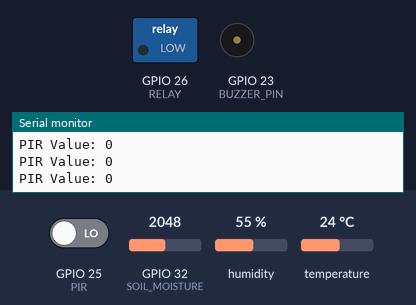
Simulated run of this program. Board: ESP32. On the bench: switched loads named in the program (green lamp = pin HIGH), buzzer (waves = sounding, pin HIGH), the last lines printed to the serial monitor. Inputs (shaded band) come from the test bench; at power-on: GPIO 32 (SOIL_MOISTURE) = 2048, GPIO 25 (PIR) LOW, humidity 55 %, temperature 24 °C. WiFi joins after 1.5 s; servers stay silent unless stated.

Above: at 6.0 s.
6.1 s: GPIO 32 (SOIL_MOISTURE) set to 2134
At 6.7 s:
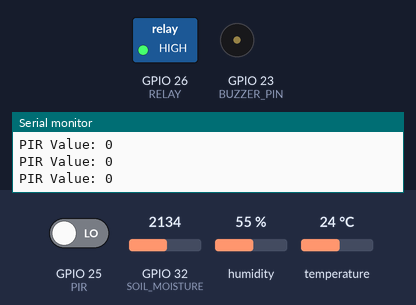
7.6 s: GPIO 25 (PIR) driven HIGH
At 8.1 s:
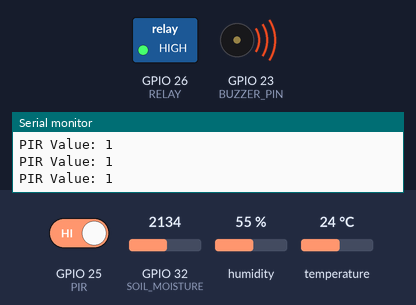
9.1 s: GPIO 32 (SOIL_MOISTURE) set to 2047
At 10.1 s:
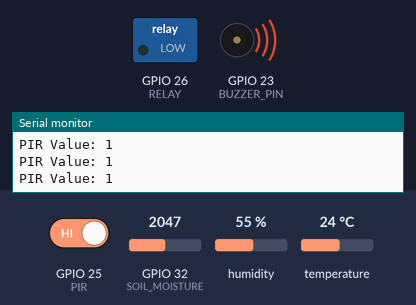
10.6 s: GPIO 32 (SOIL_MOISTURE) set to 2866
At 11.1 s:
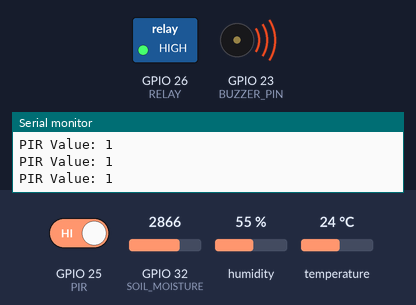
12.1 s: GPIO 32 (SOIL_MOISTURE) set to 10
At 12.6 s:
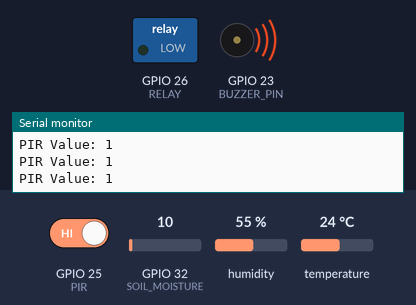
Timing chart, 0 to 14.6 s (numbered marks = the images above; inputs shaded):
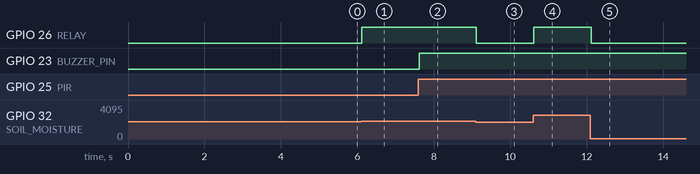

Measured:
- the behaviour switches between 2088 and 2089 on GPIO 32 (SOIL_MOISTURE) (found by bisection; images 0 and 1)
- after the input at 6.1 s, GPIO 26 (RELAY): LOW → HIGH at once
- after the input at 7.6 s, GPIO 23 (BUZZER_PIN): LOW → HIGH at once
- after the input at 9.1 s, GPIO 26 (RELAY): HIGH → LOW at once
- after the input at 10.6 s, GPIO 26 (RELAY): LOW → HIGH at once
- after the input at 12.1 s, GPIO 26 (RELAY): HIGH → LOW at once

The program:

main.cpp
```cpp
#define BLYNK_TEMPLATE_ID "TMPL3reDBelVx"
#define BLYNK_TEMPLATE_NAME "Smart Agriculture System Using IoT"
#define BLYNK_AUTH_TOKEN "YLh2dO1hKEhl-MX94eGwhT9LyTGF_56j"

/* Comment this out to disable prints and save space */
#define BLYNK_PRINT Serial

#include <Arduino.h>
#include <Adafruit_Sensor.h>
#include <DHT.h>
#include <BlynkSimpleEsp32.h>
#include <WiFi.h>
#include <WiFiClient.h>

BlynkTimer timer;

// Define sensor pins
#define DHT_PIN 4        // D32 on ESP32
#define SOIL_MOISTURE 32 // D27 on ESP32
#define PIR 25           // D25 on ESP32
#define RELAY 26         // D26 on ESP32 for the relay
#define VPIN_BUTTON_1 V12
#define BUZZER_PIN 23 // GPIO pin to which the buzzer is connected

int relay1State = LOW;

// Soil moisture threshold (adjust as needed)
int soilMoistureThreshold = 50;

// Initialize DHT sensor
DHT dht(DHT_PIN, DHT11);

int PIR_ToggleValue;

// Set password to "" for open networks.
char ssid[] = "KSP";
char pass[] = "9550421866";

// Create three variables for pressure
double T, P;
char status;

// Get the DHT11 sensor values
void DHT11sensor()
{
  float h = dht.readHumidity();
  float t = dht.readTemperature();

  if (isnan(h) || isnan(t))
  {
    Serial.println("Failed to read from DHT sensor!");
    return;
  }
  Blynk.virtualWrite(V0, t);
  Blynk.virtualWrite(V1, h);
}

// Get the soil moisture values
void soilMoistureSensor()
{
  int value = analogRead(SOIL_MOISTURE);
  value = map(value, 0, 4095, 100, 0);
  // value = (value - 100) * -1;

  Blynk.virtualWrite(V2, value);
  Serial.println(value);

  // Check if soil moisture is below the threshold
  if (value < soilMoistureThreshold)
  {
    // Turn on the relay (motor) if it's not already on
    if (relay1State == LOW)
    {
      digitalWrite(RELAY, HIGH);
      relay1State = HIGH;
      Blynk.virtualWrite(VPIN_BUTTON_1, relay1State);
      Serial.println("Motor turned ON");
    }
  }
  else
  {
    // Turn off the relay (motor) if it's not already off
    if (relay1State == HIGH)
    {
      digitalWrite(RELAY, LOW);
      relay1State = LOW;
      Blynk.virtualWrite(VPIN_BUTTON_1, relay1State);
      Serial.println("Motor turned OFF");
    }
  }
}

// Get the PIR sensor values
void PIRsensor()
{
  bool value = digitalRead(PIR);
  Serial.print("PIR Value: ");
  Serial.println(value);
  if (value)
  {
    Blynk.logEvent("pirmotion", "WARNNG! Motion Detected!"); // Enter your Event Name
    WidgetLED LED(V5);
    LED.on();
    digitalWrite(BUZZER_PIN, HIGH);
  }
  else
  {
    WidgetLED LED(V5);
    LED.off();
    digitalWrite(BUZZER_PIN, LOW);
  }
}

// BLYNK_WRITE(V3)
// {
//   PIR_ToggleValue = param.asInt();
// }

BLYNK_CONNECTED()
{
  // Request the latest state from the server
  Blynk.syncVirtual(VPIN_BUTTON_1);
}

BLYNK_WRITE(VPIN_BUTTON_1)
{
  relay1State = param.asInt();
  digitalWrite(RELAY, relay1State);
}

void setup()
{

  Serial.begin(9600);

  Serial2.begin(9600);
  delay(3000);

  pinMode(PIR, INPUT);

  pinMode(RELAY, OUTPUT);
  pinMode(SOIL_MOISTURE, INPUT);
  pinMode(BUZZER_PIN, OUTPUT);
  digitalWrite(BUZZER_PIN, LOW);

  // digitalWrite(RELAY, LOW);
  // pinMode(PUSH_BUTTON_1, INPUT_PULLUP);
  // digitalWrite(RELAY, relay1State);

  Blynk.begin(BLYNK_AUTH_TOKEN, ssid, pass);

  dht.begin();

  // Call the function
  timer.setInterval(100L, soilMoistureSensor);
  timer.setInterval(100L, DHT11sensor);
  // timer.setInterval(500L, checkPhysicalButton);
}

void loop()
{
  // updateSerial();

  Blynk.run();
  timer.run();
  PIRsensor();
}
```
